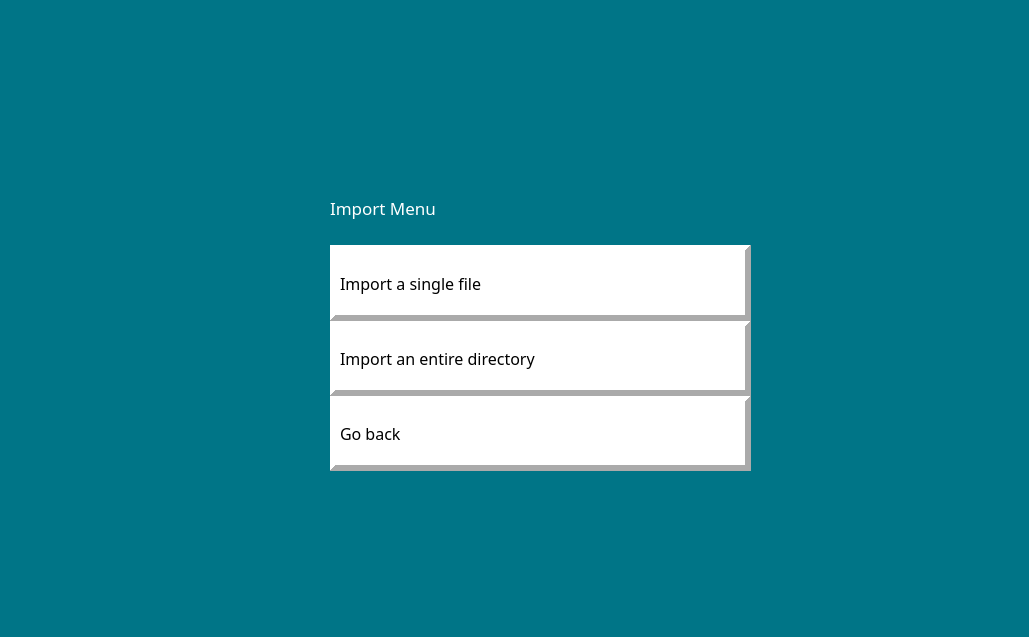
<?xml version="1.0" encoding="UTF-8"?>
<ui version="4.0">
 <class>importmenu_frame</class>
 <widget class="QDialog" name="importmenu_frame">
  <property name="geometry">
   <rect>
    <x>0</x>
    <y>0</y>
    <width>1029</width>
    <height>637</height>
   </rect>
  </property>
  <property name="windowTitle">
   <string>Dialog</string>
  </property>
  <property name="styleSheet">
   <string notr="true">background-color: rgb(0, 117, 135);</string>
  </property>
  <widget class="QWidget" name="layoutWidget">
   <property name="geometry">
    <rect>
     <x>330</x>
     <y>170</y>
     <width>421</width>
     <height>301</height>
    </rect>
   </property>
   <property name="font">
    <font>
     <family>Small Fonts</family>
     <pointsize>12</pointsize>
     <weight>50</weight>
     <italic>false</italic>
     <bold>false</bold>
    </font>
   </property>
   <layout class="QVBoxLayout" name="verticalLayout">
    <property name="spacing">
     <number>0</number>
    </property>
    <item>
     <widget class="QLabel" name="mainmenu_lbl">
      <property name="font">
       <font>
        <family>Small Fonts</family>
        <pointsize>13</pointsize>
       </font>
      </property>
      <property name="styleSheet">
       <string notr="true">color: rgb(255, 255, 255);</string>
      </property>
      <property name="frameShape">
       <enum>QFrame::NoFrame</enum>
      </property>
      <property name="frameShadow">
       <enum>QFrame::Plain</enum>
      </property>
      <property name="lineWidth">
       <number>0</number>
      </property>
      <property name="text">
       <string>Import Menu</string>
      </property>
      <property name="margin">
       <number>1</number>
      </property>
     </widget>
    </item>
    <item>
     <widget class="QLabel" name="new_lbl">
      <property name="font">
       <font>
        <family>8514oem</family>
        <pointsize>12</pointsize>
        <weight>50</weight>
        <italic>false</italic>
        <bold>false</bold>
       </font>
      </property>
      <property name="autoFillBackground">
       <bool>false</bool>
      </property>
      <property name="styleSheet">
       <string notr="true">background-color: rgb(255, 255, 255);</string>
      </property>
      <property name="frameShape">
       <enum>QFrame::Panel</enum>
      </property>
      <property name="frameShadow">
       <enum>QFrame::Raised</enum>
      </property>
      <property name="lineWidth">
       <number>6</number>
      </property>
      <property name="text">
       <string>Import a single file</string>
      </property>
      <property name="alignment">
       <set>Qt::AlignLeading|Qt::AlignLeft|Qt::AlignVCenter</set>
      </property>
     </widget>
    </item>
    <item>
     <widget class="QLabel" name="load_lbl">
      <property name="font">
       <font>
        <family>8514oem</family>
        <pointsize>12</pointsize>
        <weight>50</weight>
        <italic>false</italic>
        <bold>false</bold>
       </font>
      </property>
      <property name="autoFillBackground">
       <bool>false</bool>
      </property>
      <property name="styleSheet">
       <string notr="true">background-color: rgb(255, 255, 255);</string>
      </property>
      <property name="frameShape">
       <enum>QFrame::Panel</enum>
      </property>
      <property name="frameShadow">
       <enum>QFrame::Raised</enum>
      </property>
      <property name="lineWidth">
       <number>6</number>
      </property>
      <property name="text">
       <string>Import an entire directory</string>
      </property>
      <property name="alignment">
       <set>Qt::AlignLeading|Qt::AlignLeft|Qt::AlignVCenter</set>
      </property>
     </widget>
    </item>
    <item>
     <widget class="QLabel" name="import_lbl">
      <property name="font">
       <font>
        <family>8514oem</family>
        <pointsize>12</pointsize>
        <weight>50</weight>
        <italic>false</italic>
        <bold>false</bold>
       </font>
      </property>
      <property name="autoFillBackground">
       <bool>false</bool>
      </property>
      <property name="styleSheet">
       <string notr="true">background-color: rgb(255, 255, 255);</string>
      </property>
      <property name="frameShape">
       <enum>QFrame::Panel</enum>
      </property>
      <property name="frameShadow">
       <enum>QFrame::Raised</enum>
      </property>
      <property name="lineWidth">
       <number>6</number>
      </property>
      <property name="text">
       <string>Go back</string>
      </property>
      <property name="alignment">
       <set>Qt::AlignLeading|Qt::AlignLeft|Qt::AlignVCenter</set>
      </property>
     </widget>
    </item>
   </layout>
  </widget>
  <zorder>mainmenu_lbl</zorder>
  <zorder>layoutWidget</zorder>
 </widget>
 <resources/>
 <connections/>
</ui>
